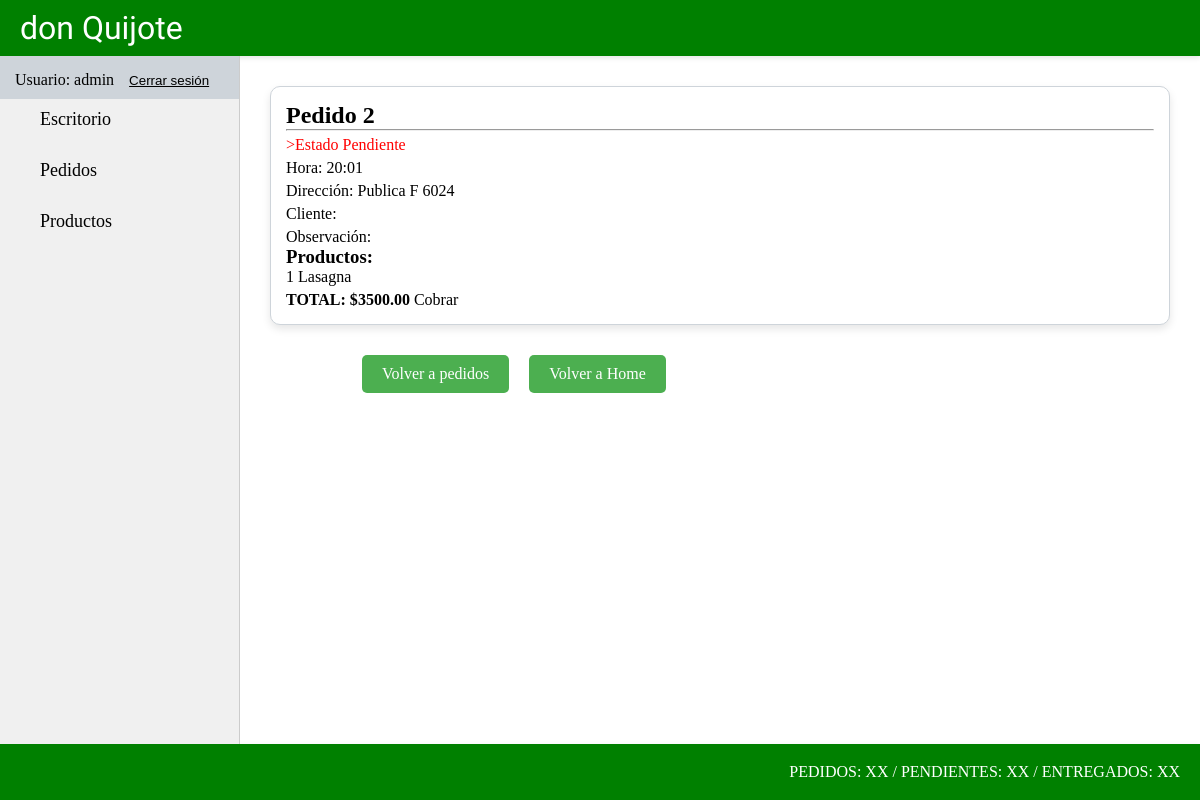
The page /pedido/pedido/detail/2 (signed in) on the database as committed earlier.
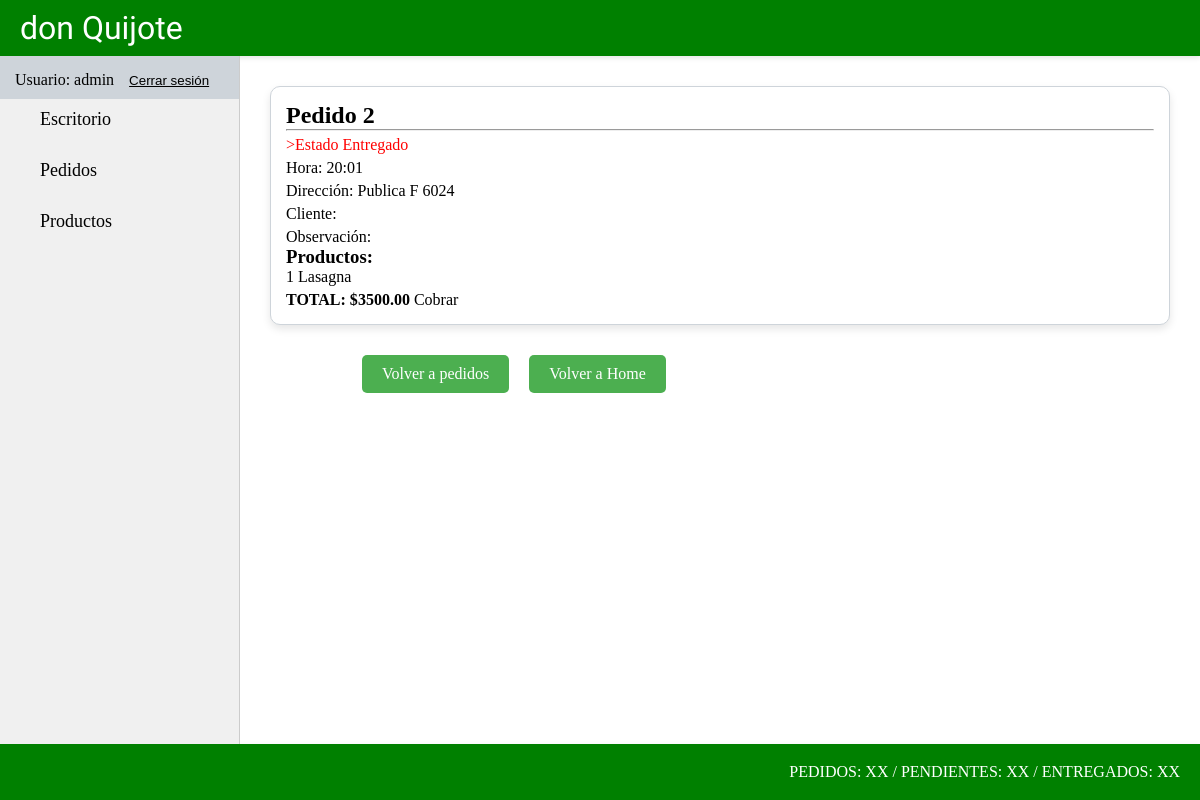
The same page on the database as committed later.
### pedido/models.py (models this page shows, shortened)
class Pedido(models.Model):
    ESTADO_CHOICES = [
        ('Entregado', 'Entregado'),
        ('Pendiente', 'Pendiente'),
        ('Cancelado', 'Cancelado')
    ]
    PAGO_CHOICES = [
        ('Efectivo', 'P. EFECT'),
        ('Transferencia', 'P. TRANSF'),
        ('Debito', 'P. DEBITO'),
        ('Cobrar', 'COBRAR')
    ]
    estado = models.CharField(max_length=10, choices=ESTADO_CHOICES, default='Pendiente')
    hora = models.TimeField(editable=False)
    direccion = models.CharField(max_length=100)
    cliente = models.TextField(max_length=100, blank=True, null=True)
    observacion = models.TextField(max_length=100, blank=True, null=True)
    precio_total = models.DecimalField(max_digits=10, decimal_places=2, default=0.00)
    pago = models.CharField(max_length=13, choices=PAGO_CHOICES, default='Cobrar')

### pedido/views.py (the view)
# urls.py: path("pedido/detail/<int:pk>", views.PedidoDetail.as_view(), name="pedido_detail"),
class PedidoDetail(LoginRequiredMixin, DetailView):
    model = models.Pedido

### pedido/templates/pedido/pedido_detail.html
{% extends 'core/base.html' %}
{% block section %}
    <div class="card-categoria">
        <h1>Pedido {{ object.id }}</h1>
        <hr>
        <p class="detalle-producto" style="color: red;"></span>>Estado {{ object.estado}}</p>
        <p class="detalle-producto">Hora: {{ object.hora|time:"H:i" }}</p>
        <p class="detalle-producto">Dirección: {{ object.direccion }}</p>
        <p class="detalle-producto">Cliente: {{ object.cliente }}</p>
        <p class="detalle-producto">Observación: {{ object.observacion }}</p>
        <h3>Productos:</h3>
        {% for pedido_producto in object.pedidoproducto_set.all %}
            <p>{{ pedido_producto.cantidad }} {{ pedido_producto.producto.nombre }}</p>
        {% endfor %}
        <p class="detalle-producto"><strong>TOTAL: ${{ object.precio_total }}</strong> {{ object.pago }}</p>
    </div>
    {% include 'pedido/components/botones_volver.html' %}
{% endblock section %}

Rows that differ between the two databases and show on the page:
changed Pedido "Publica F 6024": estado "Pendiente" → "Entregado"
